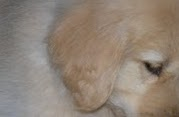
#> input picture source_scripts/puppy_cropped.jpg, 179 x 117 px
$ python dominant_color.py
#> lines starting #> are read from the running program, lines starting #| are printed output that depends on the picture
import cv2
import numpy as np
from sklearn.cluster import KMeans


def make_histogram(cluster):
    """
    Count the number of pixels in each cluster
    :param: KMeans cluster
    :return: numpy histogram
    """
    numLabels = np.arange(0, len(np.unique(cluster.labels_)) + 1)
    hist, _ = np.histogram(cluster.labels_, bins=numLabels)
    hist = hist.astype('float32')
    hist /= hist.sum()
    return hist


def make_bar(height, width, color):
    """
    Create an image of a given color
    :param: height of the image
    :param: width of the image
    :param: BGR pixel values of the color
    :return: tuple of bar, rgb values, and hsv values
    """
    bar = np.zeros((height, width, 3), np.uint8)
    bar[:] = color
    red, green, blue = int(color[2]), int(color[1]), int(color[0])
    hsv_bar = cv2.cvtColor(bar, cv2.COLOR_BGR2HSV)
    hue, sat, val = hsv_bar[0][0]
    return bar, (red, green, blue), (hue, sat, val)


def sort_hsvs(hsv_list):
    """
    Sort the list of HSV values
    :param hsv_list: List of HSV tuples
    :return: List of indexes, sorted by hue, then saturation, then value
    """
    bars_with_indexes = []
    for index, hsv_val in enumerate(hsv_list):
        bars_with_indexes.append((index, hsv_val[0], hsv_val[1], hsv_val[2]))
    bars_with_indexes.sort(key=lambda elem: (elem[1], elem[2], elem[3]))
    return [item[0] for item in bars_with_indexes]


img = cv2.imread('puppy_cropped.jpg')
#> img is the input picture: shape (117, 179, 3); mean B, G, R 117.5, 130, 143.2
height, width, _ = np.shape(img)
#> height = 117; width = 179

# reshape the image to be a simple list of RGB pixels
image = img.reshape((height * width, 3))

# we'll pick the 5 most common colors
num_clusters = 5
clusters = KMeans(n_clusters=num_clusters)
clusters.fit(image)

# count the dominant colors and put them in "buckets"
histogram = make_histogram(clusters)
# then sort them, most-common first
combined = zip(histogram, clusters.cluster_centers_)
combined = sorted(combined, key=lambda x: x[0], reverse=True)

# finally, we'll output a graphic showing the colors in order
bars = []
hsv_values = []
for index, rows in enumerate(combined):
    bar, rgb, hsv = make_bar(100, 100, rows[1])
    print(f'Bar {index + 1}')
    print(f'  RGB values: {rgb}')
    print(f'  HSV values: {hsv}')
    hsv_values.append(hsv)
    bars.append(bar)
#> this loop made 5 passes
#> (hue in make_bar, sat in make_bar, val in make_bar, rgb) on passes 1 to 5: (14, 39, 149, (149, 137, 126)), (14, 77, 140, (140, 118, 98)), (15, 22, 163, (163, 156, 149)), (14, 23, 120, (120, 114, 109)), (14, 68, 101, (101, 87, 74))
#|   RGB values: (149, 137, 126)
#|   HSV values: (14, 39, 149)
#|   RGB values: (140, 118, 98)
#|   HSV values: (14, 77, 140)
#|   RGB values: (163, 156, 149)
#|   HSV values: (15, 22, 163)
#|   RGB values: (120, 114, 109)
#|   HSV values: (14, 23, 120)
#|   RGB values: (101, 87, 74)
#|   HSV values: (14, 68, 101)
#> pass 1, `bar, rgb, hsv = make_bar(100, 100, rows[1])`:
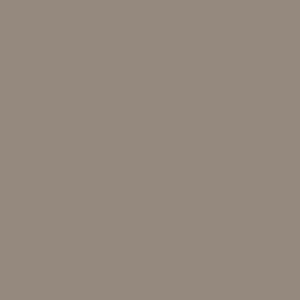
#> bar: shape (100, 100, 3) (shown 3 times larger); mean of channels 0, 1, 2 126, 137, 149; drawn as B, G, R
#> pass 2, `bar, rgb, hsv = make_bar(100, 100, rows[1])`:
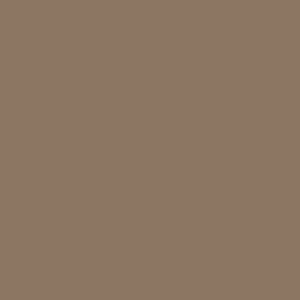
#> bar: shape (100, 100, 3) (shown 3 times larger); mean of channels 0, 1, 2 98, 118, 140; drawn as B, G, R
#> after the loop, bars = 5 items; hsv_values = [(14, 39, 149), (14, 77, 140), (15, 22, 163), (14, 23, 120), (14, 68, 101)]

# sort the bars[] list so that we can show the colored boxes sorted
# by their HSV values -- sort by hue, then saturation
sorted_bar_indexes = sort_hsvs(hsv_values)
#> the loop in sort_hsvs, `for index, hsv_val in enumerate(hsv_list):` made 5 passes
#> after the loop in sort_hsvs, `for index, hsv_val in enumerate(hsv_list):`: bars_with_indexes = [(0, 14, 39, 149), (1, 14, 77, 140), (2, 15, 22, 163), (3, 14, 23, 120), (4, 14, 68, 101)]
#> sorted_bar_indexes = [3, 0, 4, 1, 2]
sorted_bars = [bars[idx] for idx in sorted_bar_indexes]
#> sorted_bars = 5 items

cv2.imshow(f'{num_clusters} Most Common Colors', np.hstack(bars))
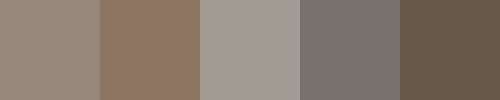
#> window '5 Most Common Colors': shape (100, 500, 3); mean B, G, R 111.2, 122.4, 134.6
cv2.imshow('Sorted by HSV values', np.hstack(sorted_bars))
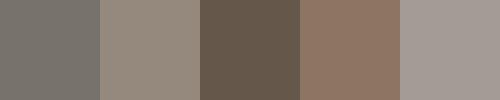
#> window 'Sorted by HSV values': shape (100, 500, 3); mean B, G, R 111.2, 122.4, 134.6
cv2.waitKey(0)
